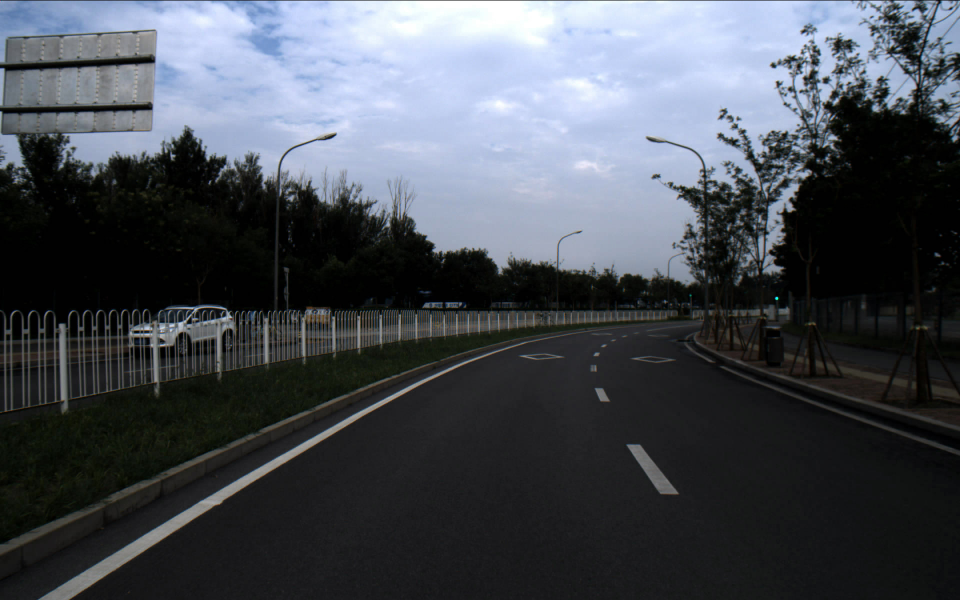
//> input picture SmartCollect/src/roscameragpsimg/pic/Lane01.jpg, 1920 x 1200 px (shown at 1/2 size)
$ ./mylinedetect ../roscameragpsimg/pic/Lane01.jpg   (built with g++ and OpenCV 4)
//> lines starting //> are read from the running program, lines starting //| are printed output that depends on the picture; after the words box and inside, x2 and y2 are one past the last pixel; in counts of white or black regions, pixels touching at a corner belong together
#include <iostream>
#include <opencv2/opencv.hpp>

using namespace std;
using namespace cv;

void imageResize(Mat image, Mat* dst, int width, int height, int inter = CV_INTER_AREA )
{

    int w = image.cols;
    int h = image.rows;
    int newW = width;
    int newH = height;
    if(width == 0 && height ==0){
        return;
    }
    if(width == 0){
        float re = h/(float)height;
        newW = (int) w * re;
    } else {
        float re = (float)width / w;
        newH = (int) h * re;;
    }

    cout << newW << "; " << newH << "\n";

    resize(image, *dst, Size(newW, newH),inter);
}

void abs_sobel_thresh(const cv::Mat& src,cv::Mat& dst,const char& orient='x',const int& thresh_min=0,const int& thresh_max=255){
    cv::Mat src_gray,grad;
    cv::Mat abs_gray;
    //转换成为灰度图片
    cv::cvtColor(src,src_gray,cv::COLOR_RGB2GRAY);
    //使用cv::Sobel()计算x方向或y方向的导
    if(orient=='x'){
        cv::Sobel(src_gray,grad,CV_64F,1,0);
        cv::convertScaleAbs(grad,abs_gray);
    }
    if(orient=='y'){
        cv::Sobel(src_gray,grad,CV_64F,0,1);
        cv::convertScaleAbs(grad,abs_gray);
    }
    //二值化
    cv::inRange(abs_gray,thresh_min,thresh_max,dst);
    // cv::threshold(abs_gray,dst,thresh_min,thresh_max,cv::THRESH_BINARY|cv::THRESH_OTSU);
}


void mag_thresh(const cv::Mat& src,cv::Mat& dst,const int& sobel_kernel=3,const int& thresh_min=0,const int& thresh_max=255){
    cv::Mat src_gray,gray_x,gray_y,grad;
    cv::Mat abs_gray_x,abs_gray_y;
    //转换成为灰度图片
    cv::cvtColor(src,src_gray,cv::COLOR_RGB2GRAY);
    //使用cv::Sobel()计算x方向或y方向的导
    cv::Sobel(src_gray,gray_x,CV_64F,1,0,sobel_kernel);
    cv::Sobel(src_gray,gray_y,CV_64F,0,1,sobel_kernel);
    //转换成CV_8U
    cv::convertScaleAbs(gray_x,abs_gray_x);
    cv::convertScaleAbs(gray_y,abs_gray_y);
    //合并x和y方向的梯度
    cv::addWeighted(abs_gray_x,0.5,abs_gray_y,0.5,0,grad);
    //二值化
    cv::inRange(grad,thresh_min,thresh_max,dst);
    // cv::threshold(grad,dst,thresh_min,thresh_max,cv::THRESH_BINARY|cv::THRESH_OTSU);

}

void hls_select(const cv::Mat& src,cv::Mat& dst,const char& channel='s',const int& thresh_min=0,const int& thresh_max=255){
    cv::Mat hls,grad;
    vector<cv::Mat> channels;
    cv::cvtColor(src,hls,cv::COLOR_RGB2HLS);
    //分离通道
    cv::split(hls,channels);
    //选择通道
    switch (channel)
    {
        case 'h':
            grad=channels.at(0);
            break;
        case 'l':
            grad=channels.at(1);
            break;
        case 's':
            grad=channels.at(2);
            break;
        default:
            break;
    }
    //二值化
    cv::inRange(grad,thresh_min,thresh_max,dst);
    // cv::threshold(grad,dst,thresh_min,thresh_max,cv::THRESH_BINARY);
}


/*
@param src 为图像透视变形基础点
@param dst 为图像透视变形目标点
@param M 输出为变形系数矩阵
@param Minv 输出为反变形系数矩阵，还原变形使用
@NOTE 该函数用于计算变形系数矩阵和反变形系数矩阵
*/
void get_M_Minv(const vector<cv::Point2f>& src,const vector<cv::Point2f>& dst,cv::Mat& M,cv::Mat& Minv){
    M=cv::getPerspectiveTransform(src,dst);
    Minv=cv::getPerspectiveTransform(dst,src);
}

/*
@param in_point 为离散坐标点
@param n 为n次多项式
@param mat_k 为返回多项式的k系数，为n*1的矩阵
@NOTE 该函数用于拟合曲线
*/
cv::Mat polyfit(vector<cv::Point>& in_point, int n){
    int size = in_point.size(); //所求未知数个数
    int x_num = n + 1;  //构造矩阵U和Y
    cv::Mat mat_u(size, x_num, CV_64F);
    cv::Mat mat_y(size, 1, CV_64F);
    for (int i = 0; i < mat_u.rows; ++i){
        for (int j = 0; j < mat_u.cols; ++j){
            mat_u.at<double>(i, j) = pow(in_point[i].y, j);//in_point[i].y为以y为递增坐标
        }
    }
    for (int i = 0; i < mat_y.rows; ++i){
        mat_y.at<double>(i, 0) = in_point[i].x;
    }   //矩阵运算，获得系数矩阵K
    cv::Mat mat_k(x_num, 1, CV_64F);
    mat_k = (mat_u.t()*mat_u).inv()*mat_u.t()*mat_y;
    // cout << mat_k << endl;
    return mat_k;
}


/*
@param mat_k 为多项式的系数矩阵
@param src 为需要计算的坐标点
@param n 为计算n次多项式
@NOTE 该函数用于计算拟合过后的曲线点坐标，该函数以y为基础坐标轴，如果要以x为基础坐标轴，则修改y为x
*/
vector<cv::Point> polyval(const cv::Mat& mat_k,const vector<cv::Point>& src,int n){
    vector<cv::Point> ip;
    // cout<<src.back().y<<"kkk"<<src.front().y<<endl;
    for(int i=src.back().y;i<src.front().y;i++){//从y=0开始计算，分别计算出x的值
        cv::Point ipt;
        ipt.x=0;
        ipt.y=i;
        for(int j=0;j<n+1;j++){
            ipt.x+=mat_k.at<double>(j,0)*pow(i,j);//NOTE多项式计算
        }
        ip.push_back(ipt);
    }
    return ip;
}

/*
@param src 为需要计算车道线的变形后且二值化的图像
@param lp 输出为左车道线坐标
@param rp 输出为右车道线坐标
@param rightx_current 输出为左车道线基准x坐标
@param leftx_current 输出为右车道线基准x坐标
@param distance_from_center 输出为车道偏离距离
@NOTE 该函数用于计算车道线坐标点以及偏离距离
*/
void find_line(const cv::Mat& src,vector<cv::Point>& lp,vector<cv::Point>& rp,int& rightx_current,int& leftx_current,double& distance_from_center){
    cv::Mat hist,nonzero,l,r;
    vector<cv::Point> nonzerol,nonzeror,lpoint,rpoint;
    int midpoint;
    cv::Point leftx_base,rightx_base;
    //选择滑窗个数
    int nwindows = 9;
    //设置窗口高度
    int window_height = int(src.rows/nwindows);
    //设置窗口宽度
    int margin=50;
    //设置非零像素坐标最少个数
    int minpix=50;
    //TODO 加入if设置图像连续性，如果leftx_current和rightx_current为零，则认为第一次执行，需要计算该两点，如果已经计算了，则不许再次计算。
    //rowrange图像区域分割
    //将图像处理为一行，以行相加为方法
    cv::reduce(src.rowRange(src.rows/2,src.rows),hist,0,cv::REDUCE_SUM,CV_32S);
    midpoint=int(hist.cols/2);
    //将hist分为左右分别储存，并找出最大值
    //minMaxIdx针对多通道，minMaxLoc针对单通道
    cv::minMaxLoc(hist.colRange(0,midpoint),NULL,NULL,NULL,&leftx_base);
    cv::minMaxLoc(hist.colRange(midpoint,hist.cols),NULL,NULL,NULL,&rightx_base);
    //左右车道线基础点
    leftx_current=leftx_base.x;
    rightx_current=rightx_base.x+midpoint;
    // 提前存入该基础点坐标
    lpoint.push_back(cv::Point(leftx_current,src.rows));
    rpoint.push_back(cv::Point(rightx_current,src.rows));
    for(int i=0;i<nwindows;i++){
        int win_y_low=src.rows-(i+1)*window_height;
        //计算选框x坐标点，并将计算结果限制在图像坐标内
        int win_xleft_low = leftx_current - margin;
        win_xleft_low=win_xleft_low>0?win_xleft_low:0;
        win_xleft_low=win_xleft_low<src.rows?win_xleft_low:src.rows;
        //int win_xleft_high = leftx_current + margin;
        int win_xright_low = rightx_current - margin;
        win_xright_low=win_xright_low>0?win_xright_low:0;
        win_xright_low=win_xright_low<src.rows?win_xright_low:src.rows;
        //int win_xright_high = rightx_current + margin;
        //NOTE要确保参数都大于0，且在src图像范围内，不然会报错
        //NOTE 设置为ROI矩形区域选择
        l=src(cv::Rect(win_xleft_low,win_y_low,2*margin,window_height));
        r=src(cv::Rect(win_xright_low,win_y_low,2*margin,window_height));
        //NOTE 把像素值不为零的像素坐标存入矩阵
        cv::findNonZero(l,nonzerol);
        cv::findNonZero(r,nonzeror);
        //计算每个选框的leftx_current和rightx_current中心点
        if(nonzerol.size()>minpix){
            int leftx=0;
            for(auto& n:nonzerol){
                leftx+=n.x;
            }
            leftx_current=win_xleft_low+leftx/nonzerol.size();
        }
        if(nonzeror.size()>minpix){
            int rightx=0;
            for(auto& n:nonzeror){
                rightx+=n.x;
            }
            rightx_current=win_xright_low+rightx/nonzeror.size();
        }
        //将中心点坐标存入容器
        lpoint.push_back(cv::Point(leftx_current,win_y_low));
        rpoint.push_back(cv::Point(rightx_current,win_y_low));
    }
    //拟合左右车道线坐标
    cv::Mat leftx = polyfit(lpoint,2);
    cv::Mat rightx = polyfit(rpoint,2);
    //计算拟合曲线坐标
    lp=polyval(leftx,lpoint,2);
    rp=polyval(rightx,rpoint,2);
    //计算车道偏离距离
    int lane_width=abs(rpoint.front().x-lpoint.front().x);
    double lane_xm_per_pix=3.7/lane_width;
    double veh_pos=(((rpoint.front().x+lpoint.front().x)*lane_xm_per_pix)/2);
    double cen_pos=((src.cols*lane_xm_per_pix)/2);
    distance_from_center=veh_pos-cen_pos;
    // cout<<"dis"<<distance_from_center<<endl;
    // cout<<lp<<endl;
}

/*
@param src 为原始图像
@param dst 为输出的图像
@param channel 为通道选择
@param thresh_min 为阈值
@param thresh_max 为最大值
@NOTE 该函数用与提取LUV通道
*/
void luv_select(const cv::Mat& src,cv::Mat& dst,const char& channel='l',const int& thresh_min=0,const int& thresh_max=255){
    cv::Mat luv,grad;
    vector<cv::Mat> channels;
    cv::cvtColor(src,luv,cv::COLOR_RGB2Luv);
    cv::split(luv,channels);

    switch (channel)
    {
        case 'l':
            grad=channels.at(0);
            break;
        case 'u':
            grad=channels.at(1);
            break;
        case 'v':
            grad=channels.at(2);
            break;
    }
    cv::inRange(grad,thresh_min,thresh_max,dst);
    // cv::threshold(grad,dst,thresh_min,thresh_max,cv::THRESH_BINARY);
}


/*
@param src 为原始图像
@param lp 输入为左车道线坐标
@param rp 输入为右车道线坐标
@param Minv 输入为反变形矩阵
@param distance_from_center 输入为车道偏离距离
@NOTE 该函数用于绘制车道线和可行使区域
*/
void draw_area(const cv::Mat& src,vector<cv::Point>& lp,vector<cv::Point>& rp,const cv::Mat& Minv,double& distance_from_center){
    vector<cv::Point> rflip,ptr;
    cv::Mat colormask=cv::Mat::zeros(src.rows,src.cols,CV_8UC3);
    cv::Mat dst,midst;
    //绘制车道线
    cv::polylines(colormask,lp,false,cv::Scalar(0,255,0),5);
    cv::polylines(colormask,rp,false,cv::Scalar(0,0,255),5);
    //反转坐标，以便绘制填充区域
    cv::flip(rp,rflip,1);
    //拼接坐标
    cv::hconcat(lp,rflip,ptr);
    //绘制填充区域
    const cv::Point* em[1]={&ptr[0]};
    int nop=(int)ptr.size();
    cv::fillPoly(colormask,em,&nop,1,cv::Scalar(200,200,0));
    //反变形
    cv::warpPerspective(colormask,midst,Minv,src.size(),cv::INTER_LINEAR);
    //将车道线图片和原始图片叠加
    cv::addWeighted(src,1,midst,0.3,0,dst);
    //绘制文字
    cv::putText(dst,"distance bias:"+to_string(distance_from_center)+"m",cv::Point(50,50),cv::FONT_HERSHEY_SIMPLEX,1,cv::Scalar(255,255,255),2);
    // cv::imshow("video",dst);

    cv::imwrite("area2.jpg", dst);
    // cv::waitKey(10000);
}


int main(int argc, char **argv) {
    const std::string _filename(argv[1]);
    const char* filename = _filename.c_str();
    Mat image, dst;
    //image = imread(filename, CV_LOAD_IMAGE_GRAYSCALE);
    image = imread(filename, CV_LOAD_IMAGE_COLOR);
//> image is the input picture: 1200 rows x 1920 cols, CV_8UC3; mean B, G, R 83, 75.7, 71
    assert(!(image.empty()));

    imshow("image", image);
    // cout << "cvWaitKey(0): " << cvWaitKey(2000) << "\n";

    //image.cols 为图像的宽度 image.rows 为图像的高度
    int w = image.cols;
    int h = image.rows;
    std::cout<<"Image size:"<<w <<" * "<<h<<std::endl;
//| Image size:1920 * 1200
    imageResize(image, &dst, w / 2, 0);
//| 960; 600

    std::cout<<"new Image size:"<<dst.cols <<" * "<<dst.rows<<std::endl;
//| new Image size:960 * 600
    vector<int> compression_params;
    //JPEG，参数为CV_IMWRITE_JPEG_QUALITY，值是从0到100，值越小压缩的越多
    compression_params.push_back(CV_IMWRITE_JPEG_QUALITY);
    compression_params.push_back(100);
    //imshow("dstImage", dst);
    imwrite("dstImage.jpg",dst,compression_params);


    // sobel边缘识别
    cv:Mat _sobel;
    abs_sobel_thresh(image, _sobel, 'x', 55, 200);
//> in abs_sobel_thresh, `cv::inRange(abs_gray,thresh_min,thresh_max,dst);`:
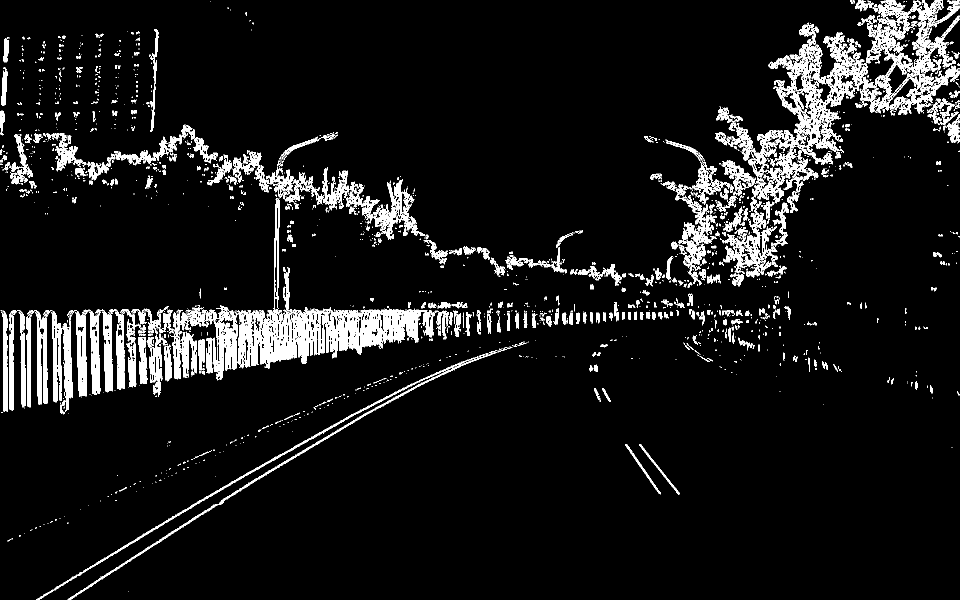
//> dst: 1200 rows x 1920 cols, CV_8UC1 (shown at 1/2 size); 6.8% white; 2599 white regions (1991 under 20 px), largest, box (x1, y1, x2, y2) and area: (487, 396, 866, 737) 18386, (1501, 77, 1713, 423) 13165, (73, 702, 993, 1200) 5628
    imwrite(_filename + "_sobel.jpg", dst, compression_params);

    // cout << "cvWaitKey(0): " << cvWaitKey(0) << "\n";

    cv::Mat _mag;
    mag_thresh(image, _mag, 3, 45, 150);
//> in mag_thresh, `cv::Sobel(src_gray,gray_y,CV_64F,0,1,sobel_kernel);`:
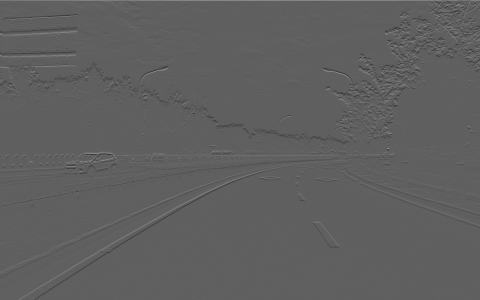
//> gray_y: 1200 rows x 1920 cols, CV_64FC1 (shown at 1/4 size); min -612, max 1016, mean -0.5; drawn with min black and max white
    imwrite(_filename + "_mag.jpg", _mag, compression_params);

    cv::Mat _luv;
    luv_select(image, _luv, 'l', 180, 255);
    imwrite(_filename + "_luv.jpg", _luv, compression_params);

    cv::Mat _hls;
    hls_select(image, _hls, 's',160,255);
//> in hls_select, `cv::split(hls,channels);`:
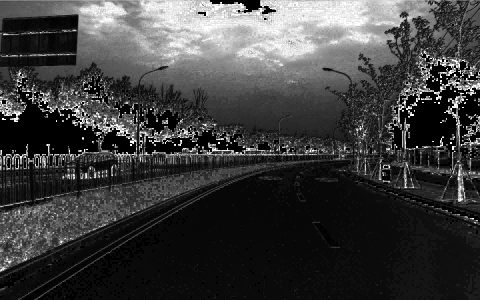
//> channels[2]: 1200 rows x 1920 cols, CV_8UC1 (shown at 1/4 size); min 0, max 255, mean 61.3
    imwrite(_filename + "_hls.jpg", _hls, compression_params);

    cv::Mat imgout( (_sobel & _mag & _luv) | (_hls & _luv) );
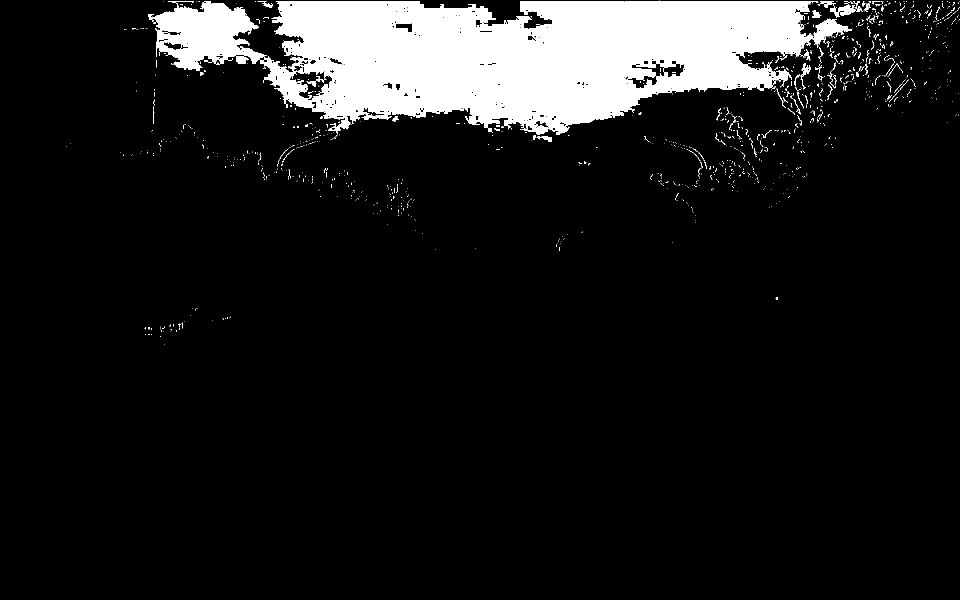
//> imgout: 1200 rows x 1920 cols, CV_8UC1 (shown at 1/2 size); 10.3% white; 1385 white regions (1309 under 20 px), largest, box (x1, y1, x2, y2) and area: (296, 1, 1637, 270) 226595, (1627, 37, 1704, 96) 1751, (1648, 6, 1723, 35) 816

    // 车道线坐标点
    std::vector<cv::Point> lp, rp;
    // 车道线基坐标点x轴
    int rightx_current, leftx_current;
    double distance_from_center;
    find_line(imgout, lp, rp, rightx_current, leftx_current, distance_from_center);
//> in find_line, `cv::reduce(src.rowRange(src.rows/2,src.rows),hist,0,cv::REDUCE_SUM,CV_..`: hist = 1920 values, max 3060 at index 358, min 0 at index 0, mean 17.27
//> in find_line, `cv::minMaxLoc(hist.colRange(0,midpoint),NULL,NULL,NULL,&leftx_base);`: leftx_base = Point(358, 0)
//> in find_line, `cv::minMaxLoc(hist.colRange(midpoint,hist.cols),NULL,NULL,NULL,&rightx..`: rightx_base = Point(0, 0)
//> in find_line, `leftx_current=leftx_base.x;`: leftx_current = 358
//> in find_line, `rightx_current=rightx_base.x+midpoint;`: rightx_current = 960
//> in find_line, `lpoint.push_back(cv::Point(leftx_current,src.rows));`: lpoint = 1 Point (x, y): [358, 1200]
//> in find_line, `rpoint.push_back(cv::Point(rightx_current,src.rows));`: rpoint = 1 Point (x, y): [960, 1200]
//> the loop in find_line, `for(int i=0;i<nwindows;i++)` made 9 passes
//> (win_xleft_low, win_xright_low, leftx, leftx_current, rightx, rightx_current) on passes 8 to 9: (301, 910, 11216, 358, 536027, 961), (308, 911, 517742, 365, 499860, 957)
//> after the loop in find_line, `for(int i=0;i<nwindows;i++)`:
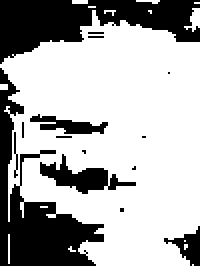
//> l: 133 rows x 100 cols, CV_8UC1 (shown 2 times larger); 68.1% white; 15 black regions (9 under 20 px), largest, box (x1, y1, x2, y2) and area: (0, 0, 100, 32) 1732, (0, 34, 52, 133) 1725, (20, 77, 68, 97) 364, (15, 57, 54, 67) 192, (82, 113, 100, 133) 155, (7, 66, 9, 89) 24
//> after the loop in find_line, `for(int i=0;i<nwindows;i++)`:
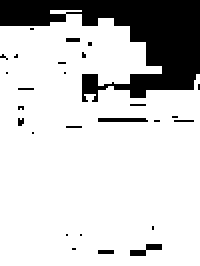
//> r: 133 rows x 100 cols, CV_8UC1 (shown 2 times larger); 81.2% white; 27 black regions (24 under 20 px), largest, box (x1, y1, x2, y2) and area: (0, 0, 100, 51) 2286, (49, 59, 74, 61) 49, (65, 122, 81, 128) 48
//> after the loop in find_line, `for(int i=0;i<nwindows;i++)`: nonzerol = 9063 Points (x, y), first 12: [36, 0], [37, 0], [38, 0], [39, 0], [40, 0], [41, 0], [42, 0], [43, 0], [68, 0], [69, 0], [70, 0], [71, 0]; nonzeror = 10797 Points (x, y), first 12: [25, 5], [26, 5], [27, 5], [28, 5], [29, 5], [30, 5], [31, 5], [32, 5], [33, 5], [34, 5], [35, 5], [36, 5]
//> in polyfit, `int size = in_point.size();`: size = 10
//> in polyfit, `cv::Mat mat_u(size, x_num, CV_64F);`: mat_u = [[0, 0, 0], [0, 0, 0], [0, 0, 0], [0, 0, 0], [0, 0, 0], [0, 0, 0], [0, 0, 0], [0, 0, 0], [0, 0, 0], [0, 0, 0]]
//> in polyfit, `cv::Mat mat_y(size, 1, CV_64F);`: mat_y = [0, 0, 0, 0, 0, 0, 0, 0, 0, 0]
//> after the loop in polyfit, `for (int i = 0; i < mat_u.rows; ++i)`: mat_u = [[1, 1200, 1440000], [1, 1067, 1138489], [1, 934, 872356], [1, 801, 641601], [1, 668, 446224], [1, 535, 286225], [1, 402, 161604], [1, 269, 72361], [1, 136, 18496], [1, 3, 9]]
//> in polyfit, `mat_k = (mat_u.t()*mat_u).inv()*mat_u.t()*mat_y;`: mat_k = [361.1, -0.0252, 2.1e-05]
//> in find_line, `cv::Mat rightx = polyfit(rpoint,2);`: rightx = [958.5, 0.00503, -3.43e-06]
//> after the loop in polyval, `for(int i=src.back().y;i<src.front().y;i++)`: ip = 1197 Points (x, y), first 12: [360, 3], [360, 4], [360, 5], [360, 6], [360, 7], [360, 8], [360, 9], [360, 10], [360, 11], [360, 12], [360, 13], [360, 14]
//> in find_line, `lp=polyval(leftx,lpoint,2);`: lp has the same summary as ip in polyval
//> in find_line, `rp=polyval(rightx,rpoint,2);`: rp = 1197 Points (x, y), first 12: [957, 3], [957, 4], [957, 5], [957, 6], [957, 7], [957, 8], [957, 9], [957, 10], [957, 11], [957, 12], [957, 13], [957, 14]
//> in find_line, `int lane_width=abs(rpoint.front().x-lpoint.front().x);`: lane_width = 602
//> in find_line, `double lane_xm_per_pix=3.7/lane_width;`: lane_xm_per_pix = 0.00615
//> in find_line, `double veh_pos=(((rpoint.front().x+lpoint.front().x)*lane_xm_per_pix)/..`: veh_pos = 4.05
//> in find_line, `double cen_pos=((src.cols*lane_xm_per_pix)/2);`: cen_pos = 5.9
//> in find_line, `distance_from_center=veh_pos-cen_pos;`: distance_from_center = -1.85
//> lp has the same summary as ip in polyval; rightx_current = 957; leftx_current = 365; distance_from_center = -1.85

    // 变形基础点
    vector<cv::Point2f> src={cv::Point2f(203,720),
                            cv::Point2f(585,460),
                            cv::Point2f(695,460),
                            cv::Point2f(1127,720)};
    vector<cv::Point2f> dst_param= {cv::Point2f(320,720),
                            cv::Point2f(320,0),
                            cv::Point2f(960,0),
                            cv::Point2f(960,720)};
    cv::Mat M, Minv;
    get_M_Minv(src, dst_param, M, Minv);

    draw_area(image, lp, rp, Minv, distance_from_center);
//> in draw_area, `cv::polylines(colormask,lp,false,cv::Scalar(0,255,0),5);`:
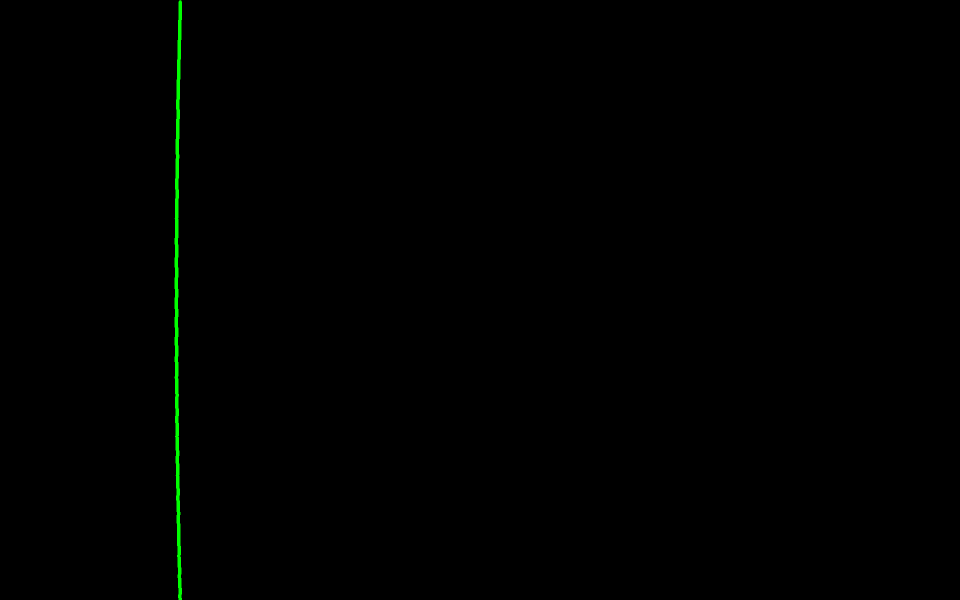
//> colormask: 1200 rows x 1920 cols, CV_8UC3 (shown at 1/2 size); mean B, G, R 0, 0.9, 0
//> in draw_area, `cv::flip(rp,rflip,1);`: rflip = 1197 Points (x, y), first 12: [959, 1199], [959, 1198], [959, 1197], [959, 1196], [959, 1195], [959, 1194], [959, 1193], [958, 1192], [958, 1191], [958, 1190], [958, 1189], [958, 1188]
//> (the rest of the program and of its run is left out)
